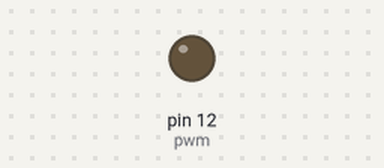
Simulated run of this sketch. Board: Arduino Uno, built with avr-gcc and run on an emulated ATmega328P. Parts: output pins drawn as LEDs (lit = HIGH). What the sketch prints to the serial monitor is not drawn.

Above: at 3.2 s.
At 12.7 s:
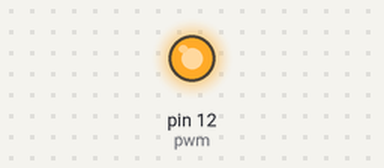
Timing chart, 0 to 33.2 s (numbered marks = the images above):
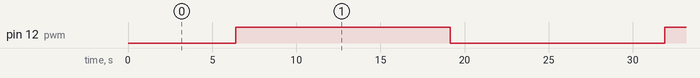

The sketch:

lesson5anighn1.ino
```cpp
int pwm = 12;
byte pwmValue=0;
int updown=0;
void setup() {
  Serial.begin(9600);
  // put your setup code here, to run once:

}

void loop() {
  // put your main code here, to run repeatedly:
  analogWrite(pwm, pwmValue);
  if (pwmValue >=255) {
    updown=1;
    Serial.println("Top");
  }else if(pwmValue<=0){
    updown=0;
    Serial.println("Bottom");
  }
  if (updown==0){
    pwmValue=pwmValue+1;
  } else {
    pwmValue=pwmValue-1;
  }
  //Serial.println(pwmValue);
  //Serial.println(updown);
  delay(50);
}
```

Measured:
- by itself, pin 12 (pwm): alternates HIGH for 12.8 s and LOW for 12.8 s
